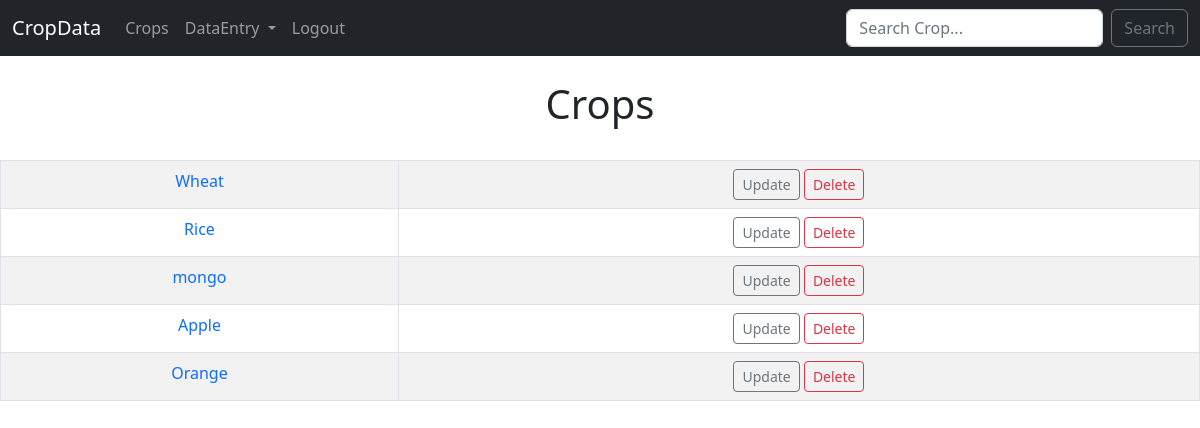
The page /crop_table (signed in) on the database as committed earlier.
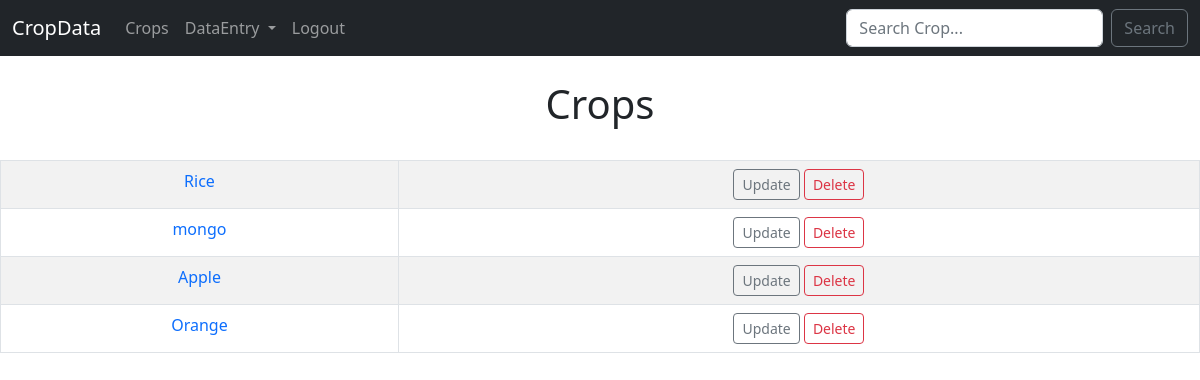
The same page on the database as committed later.
### api/models.py (models this page shows, shortened)
class Crops(models.Model):
    name=models.CharField('Name',max_length=100)
    desc = models.TextField(blank=True)
    type=models.CharField('Type',max_length=50)
    user=models.IntegerField("Created By",blank=False,default=1)

### api/views.py (the view)
# urls.py: path('crop_table', views.listcrop, name="listcrop"),
def listcrop(request):
    crop_list = Crops.objects.all()
    return render(request, 'api/croptabel.html', {'crop_list': crop_list})

### api/templates/api/croptabel.html
{%extends 'api/base.html'%}
{% block content%}
  {% if user.is_authenticated%}
    <h1 style="text-align: center;">Crops</h1>
     <br/>
      <table class="table table-bordered table-striped table hover ">
        {% for crop in crop_list%}
        <tr>
          <td align="center">
          <a href="{% url 'showcrop' crop.id %}" style="text-decoration: none;">{{crop.name}}</a>
        </td>
          <td align="center">
            <a href="{% url 'updatecrop' crop.id %}" class="btn btn-outline-secondary btn-sm">Update</a>
             <a href="{% url 'deletecrop' crop.id %}" class="btn btn-outline-danger btn-sm">Delete</a>
          </td>
        </tr>
        {% endfor %}
      </table>
      {%else%}
        <h1 style="text-align: center; color:red">You have to Login to See Crop's Data </h1>
      {% endif %}
{% endblock%}

Rows that differ between the two databases and show on the page:
removed Crops: name "Wheat"
